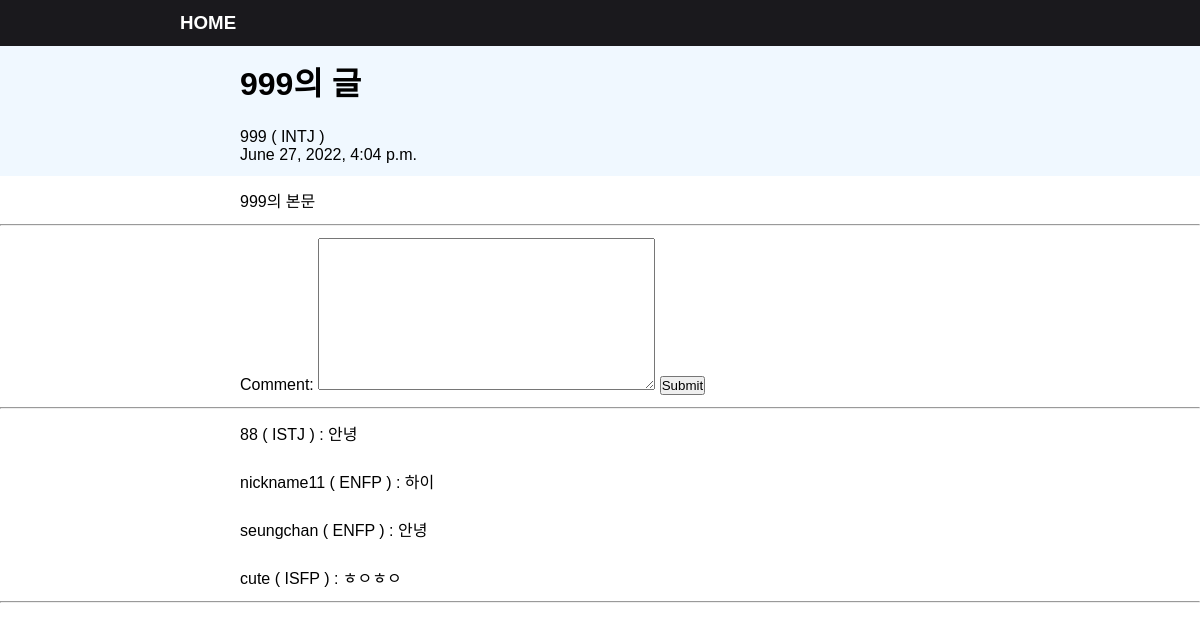
Before: /detail/60 with the older database file.
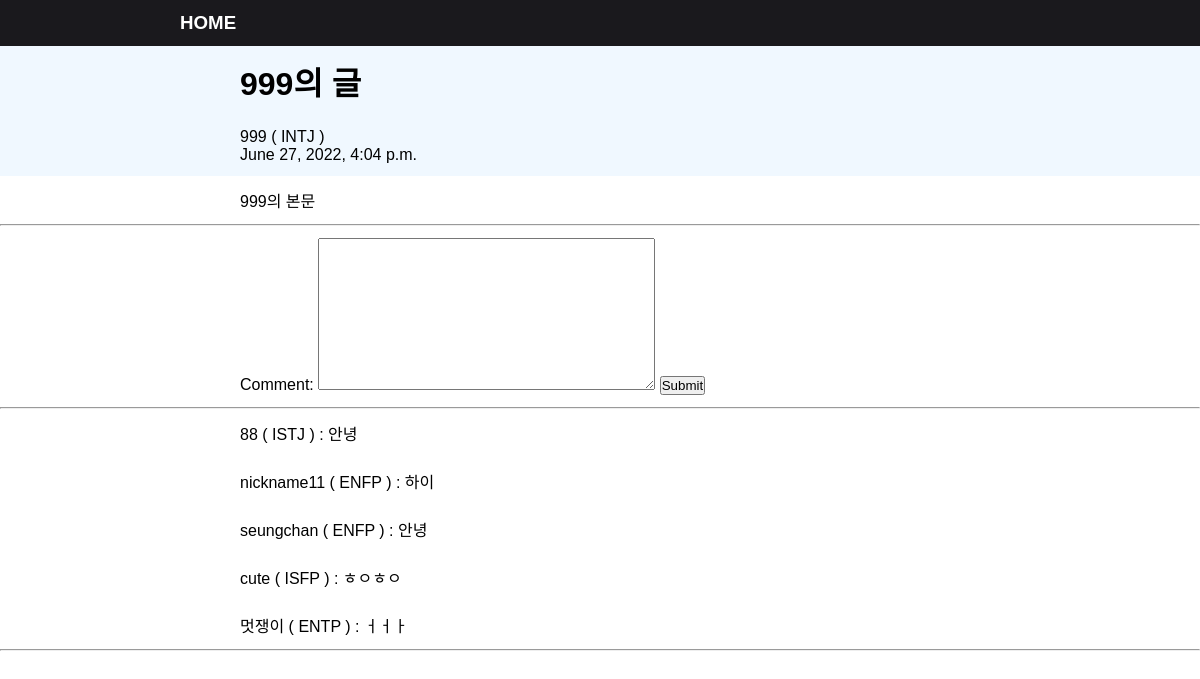
After: the same page with the newer database file.
### blogapp/models.py (models this page shows, shortened)
class Comment(models.Model):
    comment = models.TextField()
    date = models.DateTimeField(auto_now_add=True)
    post = models.ForeignKey(Blog, on_delete=models.CASCADE)
    writer = models.ForeignKey(myUser, null= True, on_delete = models.CASCADE)

### accounts/models.py (models this page shows)
class myUser(AbstractUser):
    nickname = models.CharField(max_length = 200)
    mbti = models.CharField(max_length = 15)

### blogapp/views.py (the view)
# urls.py: path('detail/<int:blog_id>', views.detail, name='detail'),
def detail(request, blog_id):
    blog_detail = get_object_or_404(Blog, pk=blog_id)
    comment_form = CommentForm()
    return render(request, 'detail.html',{'blog_detail':blog_detail,'comment_form':comment_form})

### blogapp/forms.py
class CommentForm(forms.ModelForm):
    class Meta:
        model = Comment  #Comment라는 모델을 기반으로 입력값을 받을거다
        fields=['comment'] #이 부분만 입력받겠다는 의미

### blogapp/templates/detail.html (shortened to what this page needs)
<h3 class="home"><a class="a_home" href="{% url 'home' %}">HOME</a></h3>
<h1 class="title">{{ blog_detail.title }}</h1>
<div class="boxes">
<p>{{ blog_detail.writer.nickname }} ( {{ blog_detail.writer.mbti }} )</p>
<p>{{ blog_detail.date}}</p>
</div>
<p class="main">{{ blog_detail.body}}</p>
<hr>
<div class="commentform">
<form method="Post" action="{% url 'create_comment' blog_detail.id %}">
  {{ comment_form }}
  <input type="submit">
</form>
</div><hr>
{% for comment in blog_detail.comment_set.all %}
<div class="commentform"><p>{{ comment.writer.nickname }} ( {{ comment.writer.mbti }} ) : {{ comment.comment }}
</p></div>
{% endfor %}
<hr>

Changed rows visible on the page:
added Comment: writer.nickname "멋쟁이", writer.mbti "ENTP", comment "ㅓㅓㅏ"
